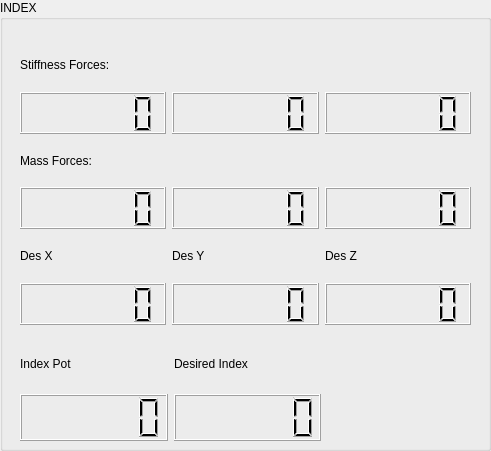
   <widget class="QGroupBox" name="groupBox_7">
    <property name="geometry">
     <rect>
      <x>880</x>
      <y>10</y>
      <width>491</width>
      <height>451</height>
     </rect>
    </property>
    <property name="title">
     <string>INDEX</string>
    </property>
    <widget class="QWidget" name="layoutWidget">
     <property name="geometry">
      <rect>
       <x>20</x>
       <y>44</y>
       <width>451</width>
       <height>281</height>
      </rect>
     </property>
     <layout class="QGridLayout" name="gridLayout_10">
      <item row="0" column="0">
       <widget class="QLabel" name="label_52">
        <property name="text">
         <string>Stiffness Forces:</string>
        </property>
       </widget>
      </item>
      <item row="1" column="0">
       <widget class="QLCDNumber" name="ForX0">
        <property name="digitCount">
         <number>6</number>
        </property>
       </widget>
      </item>
      <item row="1" column="1">
       <widget class="QLCDNumber" name="ForY0">
        <property name="digitCount">
         <number>6</number>
        </property>
       </widget>
      </item>
      <item row="1" column="2">
       <widget class="QLCDNumber" name="ForZ0">
        <property name="digitCount">
         <number>6</number>
        </property>
       </widget>
      </item>
      <item row="2" column="0">
       <widget class="QLabel" name="label_53">
        <property name="text">
         <string>Mass Forces:</string>
        </property>
       </widget>
      </item>
      <item row="3" column="0">
       <widget class="QLCDNumber" name="ForX0_2">
        <property name="digitCount">
         <number>6</number>
        </property>
       </widget>
      </item>
      <item row="3" column="1">
       <widget class="QLCDNumber" name="ForY0_2">
        <property name="digitCount">
         <number>6</number>
        </property>
       </widget>
      </item>
      <item row="3" column="2">
       <widget class="QLCDNumber" name="ForZ0_2">
        <property name="digitCount">
         <number>6</number>
        </property>
       </widget>
      </item>
      <item row="4" column="0">
       <widget class="QLabel" name="label_19">
        <property name="text">
         <string>Des X</string>
        </property>
       </widget>
      </item>
      <item row="4" column="1">
       <widget class="QLabel" name="label_20">
        <property name="text">
         <string>Des Y</string>
        </property>
       </widget>
      </item>
      <item row="4" column="2">
       <widget class="QLabel" name="label_21">
        <property name="text">
         <string>Des Z</string>
        </property>
       </widget>
      </item>
      <item row="5" column="0">
       <widget class="QLCDNumber" name="DesX0">
        <property name="digitCount">
         <number>6</number>
        </property>
       </widget>
      </item>
      <item row="5" column="1">
       <widget class="QLCDNumber" name="DesY0">
        <property name="digitCount">
         <number>6</number>
        </property>
       </widget>
      </item>
      <item row="5" column="2">
       <widget class="QLCDNumber" name="DesZ0">
        <property name="digitCount">
         <number>6</number>
        </property>
       </widget>
      </item>
     </layout>
    </widget>
    <widget class="QWidget" name="layoutWidget">
     <property name="geometry">
      <rect>
       <x>20</x>
       <y>340</y>
       <width>301</width>
       <height>101</height>
      </rect>
     </property>
     <layout class="QGridLayout" name="gridLayout_16">
      <item row="0" column="0">
       <widget class="QLabel" name="label">
        <property name="text">
         <string>Index Pot</string>
        </property>
        <property name="alignment">
         <set>Qt::AlignLeading|Qt::AlignLeft|Qt::AlignVCenter</set>
        </property>
       </widget>
      </item>
      <item row="0" column="1">
       <widget class="QLabel" name="label_26">
        <property name="text">
         <string>Desired Index</string>
        </property>
        <property name="alignment">
         <set>Qt::AlignLeading|Qt::AlignLeft|Qt::AlignVCenter</set>
        </property>
       </widget>
      </item>
      <item row="1" column="0">
       <widget class="QLCDNumber" name="MotorLCD_0">
        <property name="digitCount">
         <number>6</number>
        </property>
       </widget>
      </item>
      <item row="1" column="1">
       <widget class="QLCDNumber" name="StrokeLCD1_0">
        <property name="digitCount">
         <number>6</number>
        </property>
       </widget>
      </item>
     </layout>
    </widget>
   </widget>
